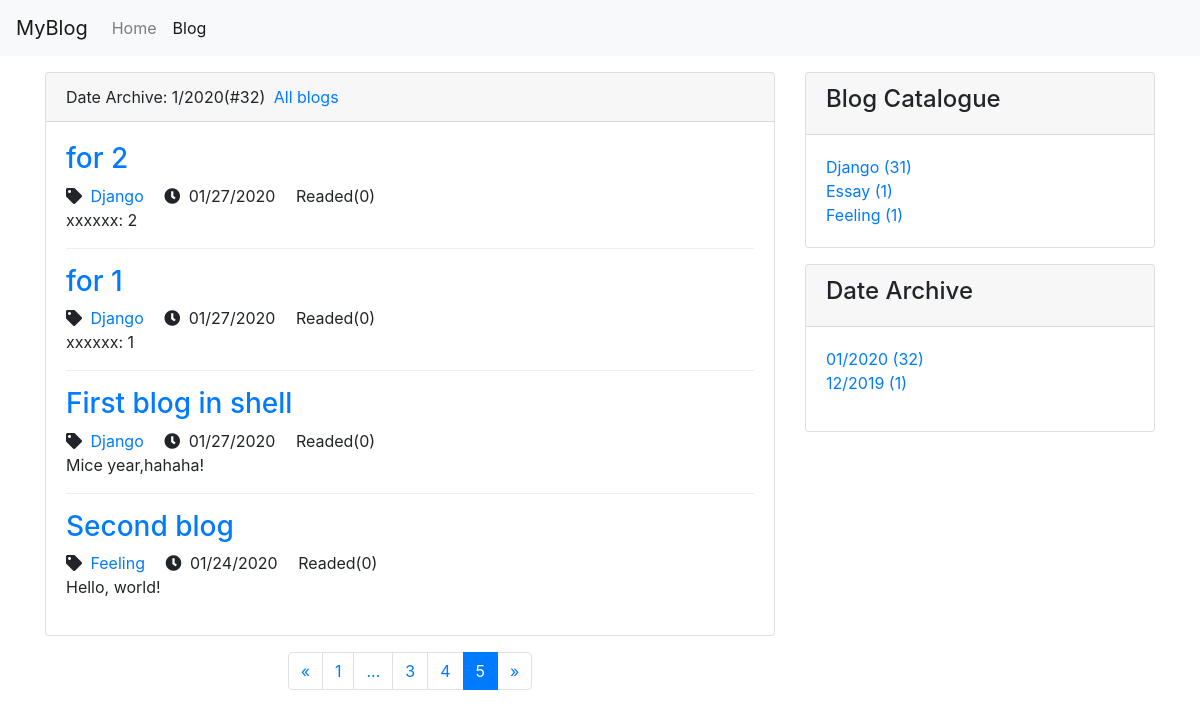
Screenshot of /blog/date/2020/1?page=5 with the database file from the repository.
### blog/models.py (models this page shows, shortened)
class Blog(models.Model, ReadNumExpandMethod):
    title = models.CharField(max_length=50)
    blog_type = models.ForeignKey(BlogType, on_delete=models.DO_NOTHING)
    content = RichTextUploadingField()
    author = models.ForeignKey(User, on_delete=models.DO_NOTHING)
    created_time = models.DateTimeField(auto_now_add=True)
    last_updated_time = models.DateTimeField(auto_now=True)
    class Meta:
        ordering = ['-created_time']

class BlogType(models.Model):
    type_name = models.CharField(max_length=15)
    def __str__(self):
        return self.type_name

### blog/views.py (the view)
# urls.py: path('date/<int:year>/<int:month>', views.blogs_with_date, name='blogs_with_date')
def blogs_with_date(request, year, month):
    blogs_list = Blog.objects.filter(created_time__year=year, created_time__month=month)
    content = get_blog_list_common_data(request, blogs_list)
    content['blog_date'] = '%s/%s' % (month, year)
    return render(request, 'blog/blogs_with_date.html', content)

### read_statistics/models.py (called while the page is built)
    def get_read_num(self):
        try:
            ct = ContentType.objects.get_for_model(self)
            readnum = ReadNum.objects.get(content_type=ct, object_id=self.pk)
            return readnum.read_num
        except exceptions.ObjectDoesNotExist:
            return 0

### blog/templates/blog/blogs_with_date.html (shortened to what this page needs)
{% extends 'blog/blog_list.html' %}
{% block blog_list_title %}
    Date Archive:&nbsp{{ blog_date }}(#{{ page_of_blogs.paginator.count }})
    <a class="pl-1" href="{% url 'blog_list' %}">All blogs</a>
{% endblock %}

### blog/templates/blog/blog_list.html (shortened to what this page needs)
{% extends 'base.html' %}
{% block header_extends %}
<link rel="stylesheet" href="/static/css/blog.css">
{% endblock %}
{% block nav_blog_active %}
active
{% endblock %}
{% block content %}
<div class="container">
    <div class="row mt-3">
        <div class="col-sm-8">
            <div class="card">
                <div class="card-header">
                    {% block blog_list_title %}{% endblock %}
                </div>
                <div class="card-body">
                    {% for blog in blogs %}
                    <div class="blog">
                        <h3><a href="{% url 'blog_detail' blog.pk %}">{{ blog.title }} </a></h3>
                        <p class="blog-info">
                            <i class="fas fa-tag mr-1"></i>
                            <a class="mr-3"
                                href="{% url 'blogs_with_type' blog.blog_type.pk %}">{{blog.blog_type}}</a>
                            <i class="fas fa-clock mr-1"></i>
                            {{blog.created_time|date:'m/d/Y'}}
                            <span class="ml-3">Readed({{ blog.get_read_num }})</span>
                        </p>
                        <p>{{ blog.content|striptags|truncatechars:120 }}</p>
                    </div>
                    {% empty %}
                    <div class="blog">
                        <h3>-- No blogs. Please look forward! --</h3>
                    </div>
                    {% endfor %}
                </div>
            </div>
            <div class="pt-3">
                <ul class="pagination justify-content-center">
                    {% if page_of_blogs.has_previous %}
                    <li class="page-item">
                        <a class="page-link" href="?page={{ page_of_blogs.previous_page_number }}">&laquo;</a>
                    </li>
                    {% else %}
                    <li class="page-item"><a class="page-link" href="?page=1">&laquo;</a></li>
                    {% endif %}
                    {% for page_num in page_range %}
                        {% if page_num == page_of_blogs.number %}
                        <li class="page-item active">
                            <span class="page-link">{{page_num}}</span class="page-link">
                        </li>
                        {% else %}
                            {% if page_num == '...' %}
                            <li class="page-item">
                                <span class="page-link">{{page_num}}</span>
                            </li>
                            {% else %}
                            <li class="page-item">
                                <a class="page-link" href="?page={{ page_num }}">{{page_num}}</a>
                            </li>
                            {% endif %}
                        {% endif %}
                    {% endfor %}
                    {% if page_of_blogs.has_next %}
                    <li class="page-item">
                        <a class="page-link" href="?page={{ page_of_blogs.next_page_number }}">&raquo;</a>
                    </li>
                    {% else %}
                    <li class="page-item"><a class="page-link"
                            href="?page={{ page_of_blogs.paginator.num_pages }}">&raquo;</a></li>
                    {% endif %}
                </ul>
            </div>
        </div>
        <div class="d-none d-sm-block col-sm-4">
            <div class="card">
                <div class="card-header">
                    <h4>Blog Catalogue</h4>
                </div>
                <div class="card-body">
                    <ul class="m-0 p-0 blog-type">
                        {% for blog_type in blog_types %}
                        <li>
                            <a href="{% url 'blogs_with_type' blog_type.pk %}">
                                {{ blog_type.type_name }} ({{ blog_type.blog_count }})
                            </a>
                        </li>
                        {% empty %}
                        <li>No catalogue</li>
                        {% endfor %}
                    </ul>
                </div>
            </div>
            <div class="card mt-3">
                <div class="card-header"><h4>Date Archive</h4></div>
                <div class="card-body">
                    <ul class="p-0">
                        {% for blog_date, blog_count in blog_dates.items %}
                        <li>
                        <a href="{% url 'blogs_with_date' blog_date.year blog_date.month %}">
                            {{ blog_date|date:'m/Y' }} ({{ blog_count }})
                        </a>
                        </li>
                        {% endfor %}
                    </ul>
                </div>
            </div>
        </div>
    </div>
</div>
{% endblock %}

### static/css/blog.css (style rules this page uses)
ul.blog-type { list-style-type: none; }
div.blog:not(:last-child) { border-bottom: 1px solid #eee; margin-bottom: 1em; }
div.blog p.blog-info { margin-bottom: 0; }
ul { list-style-type: none; }

### rows the page displays
Blog: title "for 2", blog_type "Django", created_time "01/27/2020", get_read_num "0", content "xxxxxx: 2"
Blog: title "for 1", blog_type "Django", created_time "01/27/2020", get_read_num "0", content "xxxxxx: 1"
Blog: title "First blog in shell", blog_type "Django", created_time "01/27/2020", get_read_num "0", content "Mice year,hahaha!"
Blog: title "Second blog", blog_type "Feeling", created_time "01/24/2020", get_read_num "0", content "Hello, world!"
BlogType: type_name "Django", blog_count "31"
BlogType: type_name "Essay", blog_count "1"
BlogType: type_name "Feeling", blog_count "1"

### other values shown
{{ blog_date }} "1/2020"
{{ page_of_blogs.paginator.count }} "32"
{{ page_num }} "1" "3" "4"
{{ page_num }} "..."
{{ page_num }} "5"
{{ blog_date|date:'m/Y' }} "01/2020" "12/2019"
{{ blog_count }} "32" "1"
